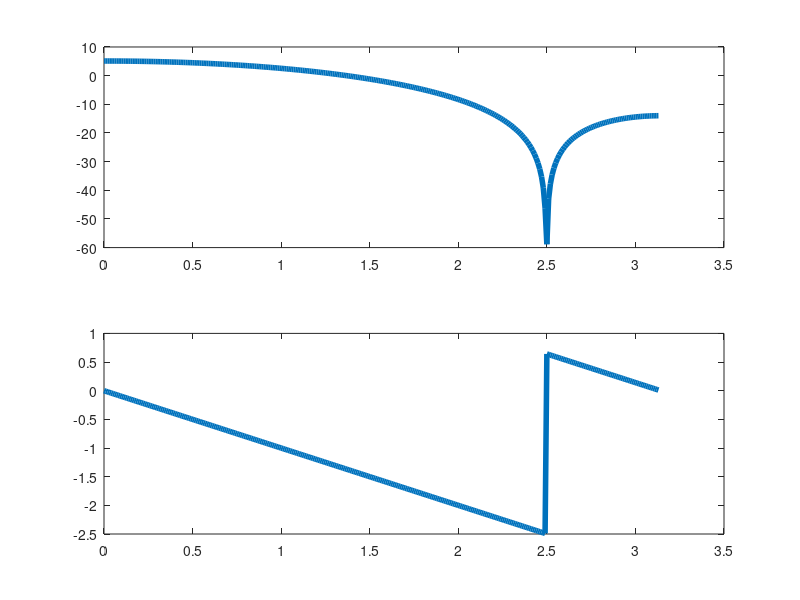

Write the MATLAB code that produced this figure.
%
% $Id: fase_3.m 28 2013-05-03 04:38:41Z nicb $
%
step = 0.01;
W = [0:step:pi-step];
Coefs = [0.5 0.8 0.5];
z=exp(i*W);
H = Coefs(1) + (Coefs(2)*z.^(-1)) + (Coefs(3)*z.^(-2));
ReH = real(H);
ImH = imag(H);
PHI = atan2(ImH, ReH);
Mag = abs(H);

figure(1, 'visible', 'off')
subplot(2,1,1);
plot(W, 20*log10(Mag), 'LineWidth', 4)
subplot(2,1,2);
plot(W, PHI, 'LineWidth', 4)
